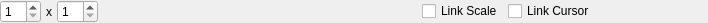
<?xml version="1.0" encoding="UTF-8"?>
<ui version="4.0">
 <class>PlotTableConfigWidget</class>
 <widget class="QWidget" name="PlotTableConfigWidget">
  <property name="geometry">
   <rect>
    <x>0</x>
    <y>0</y>
    <width>708</width>
    <height>23</height>
   </rect>
  </property>
  <property name="windowTitle">
   <string>Form</string>
  </property>
  <layout class="QGridLayout" name="gridLayout">
   <property name="horizontalSpacing">
    <number>5</number>
   </property>
   <property name="margin">
    <number>0</number>
   </property>
   <item row="0" column="0">
    <widget class="QSpinBox" name="spinBoxRows">
     <property name="minimum">
      <number>1</number>
     </property>
    </widget>
   </item>
   <item row="0" column="6">
    <spacer name="horizontalSpacer_2">
     <property name="orientation">
      <enum>Qt::Horizontal</enum>
     </property>
     <property name="sizeType">
      <enum>QSizePolicy::Fixed</enum>
     </property>
     <property name="sizeHint" stdset="0">
      <size>
       <width>32</width>
       <height>20</height>
      </size>
     </property>
    </spacer>
   </item>
   <item row="0" column="4">
    <widget class="QCheckBox" name="checkBox">
     <property name="layoutDirection">
      <enum>Qt::LeftToRight</enum>
     </property>
     <property name="text">
      <string>Link Scale</string>
     </property>
    </widget>
   </item>
   <item row="0" column="5">
    <widget class="QCheckBox" name="checkBox_2">
     <property name="text">
      <string>Link Cursor</string>
     </property>
    </widget>
   </item>
   <item row="0" column="7">
    <widget class="QPushButton" name="pushButtonRun">
     <property name="minimumSize">
      <size>
       <width>22</width>
       <height>22</height>
      </size>
     </property>
     <property name="maximumSize">
      <size>
       <width>22</width>
       <height>22</height>
      </size>
     </property>
     <property name="cursor">
      <cursorShape>PointingHandCursor</cursorShape>
     </property>
     <property name="text">
      <string/>
     </property>
     <property name="icon">
      <iconset>
       <normaloff>../resource/22x22/run.png</normaloff>../resource/22x22/run.png</iconset>
     </property>
     <property name="iconSize">
      <size>
       <width>22</width>
       <height>22</height>
      </size>
     </property>
     <property name="flat">
      <bool>true</bool>
     </property>
    </widget>
   </item>
   <item row="0" column="1">
    <widget class="QLabel" name="label_3">
     <property name="font">
      <font>
       <weight>50</weight>
       <bold>false</bold>
      </font>
     </property>
     <property name="text">
      <string>x</string>
     </property>
     <property name="margin">
      <number>0</number>
     </property>
    </widget>
   </item>
   <item row="0" column="3">
    <spacer name="horizontalSpacer">
     <property name="orientation">
      <enum>Qt::Horizontal</enum>
     </property>
     <property name="sizeHint" stdset="0">
      <size>
       <width>263</width>
       <height>20</height>
      </size>
     </property>
    </spacer>
   </item>
   <item row="0" column="2">
    <widget class="QSpinBox" name="spinBoxColumns">
     <property name="minimum">
      <number>1</number>
     </property>
    </widget>
   </item>
   <item row="0" column="8">
    <widget class="QPushButton" name="pushButtonPause">
     <property name="minimumSize">
      <size>
       <width>22</width>
       <height>22</height>
      </size>
     </property>
     <property name="maximumSize">
      <size>
       <width>22</width>
       <height>22</height>
      </size>
     </property>
     <property name="cursor">
      <cursorShape>PointingHandCursor</cursorShape>
     </property>
     <property name="text">
      <string/>
     </property>
     <property name="icon">
      <iconset>
       <normaloff>../resource/22x22/pause.png</normaloff>../resource/22x22/pause.png</iconset>
     </property>
     <property name="iconSize">
      <size>
       <width>22</width>
       <height>22</height>
      </size>
     </property>
     <property name="flat">
      <bool>true</bool>
     </property>
    </widget>
   </item>
   <item row="0" column="9">
    <widget class="QPushButton" name="pushButtonClear">
     <property name="minimumSize">
      <size>
       <width>22</width>
       <height>22</height>
      </size>
     </property>
     <property name="maximumSize">
      <size>
       <width>22</width>
       <height>22</height>
      </size>
     </property>
     <property name="cursor">
      <cursorShape>PointingHandCursor</cursorShape>
     </property>
     <property name="text">
      <string/>
     </property>
     <property name="icon">
      <iconset>
       <normaloff>../resource/22x22/clear.png</normaloff>../resource/22x22/clear.png</iconset>
     </property>
     <property name="iconSize">
      <size>
       <width>22</width>
       <height>22</height>
      </size>
     </property>
     <property name="flat">
      <bool>true</bool>
     </property>
    </widget>
   </item>
  </layout>
 </widget>
 <resources/>
 <connections/>
</ui>
